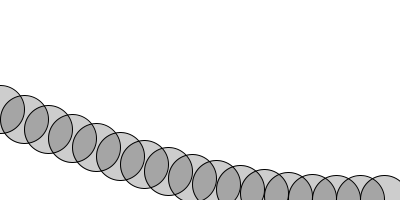
Frame 1 (no input)
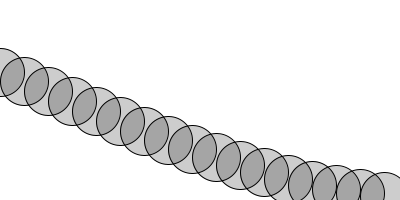
Frame 60 (the mouse pressed at the canvas centre just before this capture)
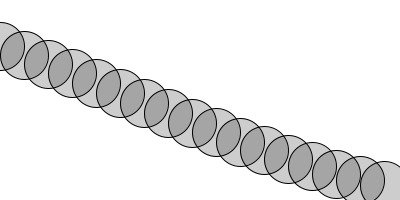
Frame 120 (the mouse held since frame 60 and released just before this capture)

The Processing sketch that drew these frames (run headless with seeded random() and noise(); from frame 60 on, the mouse is pressed at the canvas centre):

// Processing sketch: noc03_15_wave_ellipse
// ── noc03_15_wave_ellipse.pde
float startAngle =0;
float angleVel = 0.1;


void setup() {
  
  size(400,200);
  
}

void draw() {
  background(255);
 
  startAngle += angleVel;
  
  float angle = startAngle;
  
  for(int x=0;x<=width;x+=24) {
    float y = map(sin(angle),-1,1,0,height);
    stroke(0);
    fill(0,50);
    ellipse(x,y,48,48);
    angle += angleVel;
  }
  
  
  endShape();
}
